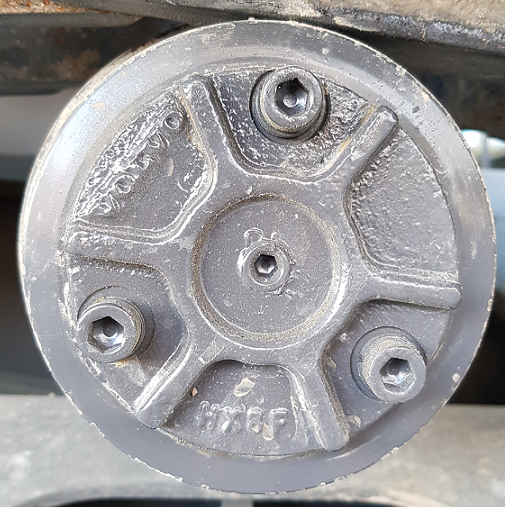
#> input picture cannyparts/opencv_edge_detection/uprollround.png, 505 x 507 px
$ python canny_edge.py   (older library calls are emulated)
#> lines starting #> are read from the running program, lines starting #| are printed output that depends on the picture; after the words box and inside, x2 and y2 are one past the last pixel; in counts of white or black regions, pixels touching at a corner belong together
import argparse

import cv2
import numpy as np

"""ap = argparse.ArgumentParser()
ap.add_argument("-i", "--image", required=True,
                help="Path to the image")
args = vars(ap.parse_args())

def resize_to_screen(src, maxw=1380, maxh=600, copy=False):

    height, width = src.shape[:2]

    scl_x = float(width)/maxw
    scl_y = float(height)/maxh

    scl = int(np.ceil(max(scl_x, scl_y)))

    if scl > 1.0:
        inv_scl = 1.0/scl
        img = cv2.resize(src, (0, 0), None, inv_scl, inv_scl, cv2.INTER_AREA)
    elif copy:
        img = src.copy()
    else:
        img = src

    return img

image_name = args["image"]"""
image = cv2.imread("uprollround.png")
#> image is the input picture: shape (507, 505, 3); mean B, G, R 154.6, 152.8, 154.4
#image = resize_to_screen(image)

gray = cv2.cvtColor(image, cv2.COLOR_BGR2GRAY)
blurred = cv2.GaussianBlur(gray, (11, 11), 0)
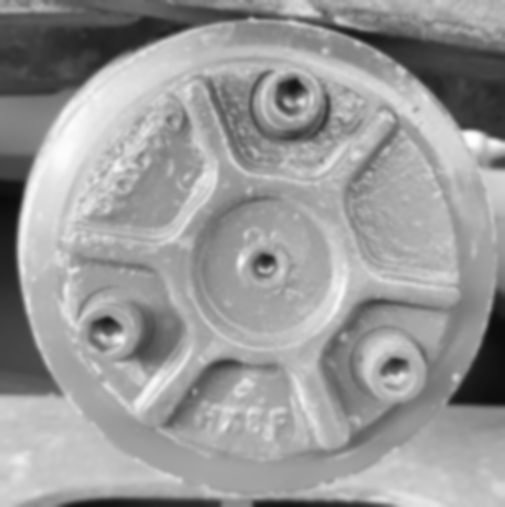
#> blurred: shape (507, 505); min 10, max 255, mean 153.5

canny = cv2.Canny(blurred, 30, 150)
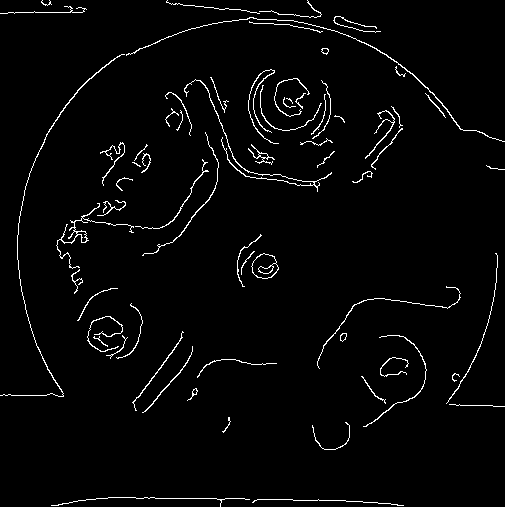
#> canny: shape (507, 505); 2.6% white in thin lines or dots

(_, cnts, _) = cv2.findContours(canny.copy(), cv2.RETR_EXTERNAL, cv2.CHAIN_APPROX_SIMPLE)
#> cnts = 67 contours, 42 with area under 20; largest, box (x1, y1, x2, y2) and area: (251, 253, 279, 279) 494, (56, 203, 134, 269) 126, (126, 17, 505, 142) 99, (0, 54, 125, 397) 94, (184, 79, 332, 192) 76

#print "Contours in the image, %d" % (len(cnts))

shape = image.copy()
cv2.drawContours(shape, cnts, -1, (0, 255, 0), 2)
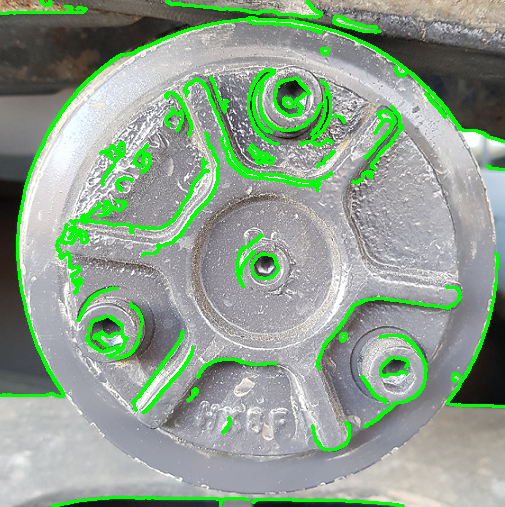
#> shape: shape (507, 505, 3); 8.27% of pixels changed, all inside (x1, y1, x2, y2) = (0, 0, 505, 507)
cv2.imshow("Edges", shape)
cv2.imwrite("output.jpg", shape)

cv2.waitKey(0)

$ run again, with cannyparts/opencv_edge_detection/roller21.png copied over cannyparts/opencv_edge_detection/uprollround.png
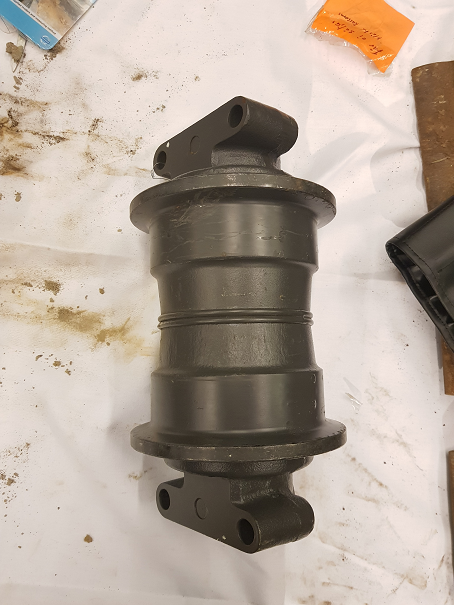
#> input picture cannyparts/opencv_edge_detection/roller21.png, 454 x 605 px
#> image is the input picture: shape (605, 454, 3); mean B, G, R 155.5, 167.3, 180.4
#> `canny = cv2.Canny(blurred, 30, 150)`:
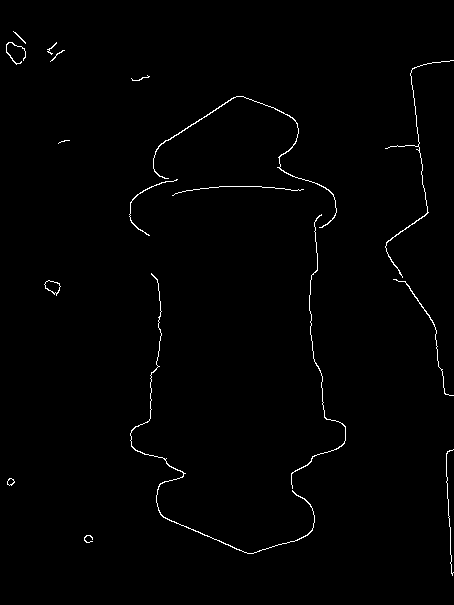
#> canny: shape (605, 454); 0.93% white in thin lines or dots, all inside (x1, y1, x2, y2) = (6, 31, 454, 576)
#> cnts = 17 contours, 8 with area under 20; largest, box (x1, y1, x2, y2) and area: (44, 280, 61, 296) 138, (153, 96, 337, 228) 116, (130, 273, 315, 554) 104, (385, 60, 454, 278) 44, (291, 214, 346, 489) 40
#> `cv2.drawContours(shape, cnts, -1, (0, 255, 0), 2)`:
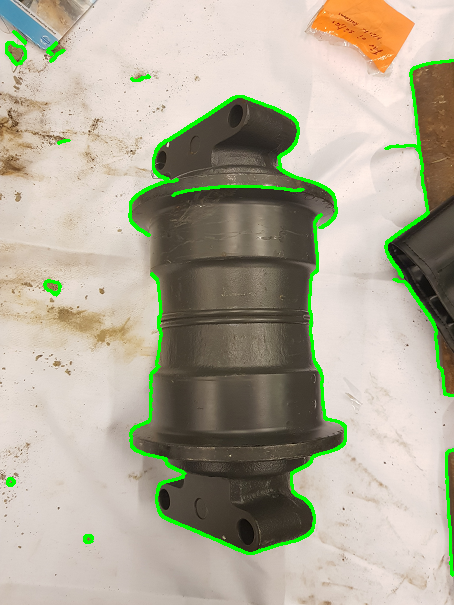
#> shape: shape (605, 454, 3); 3% of pixels changed, all inside (x1, y1, x2, y2) = (5, 30, 454, 577)
